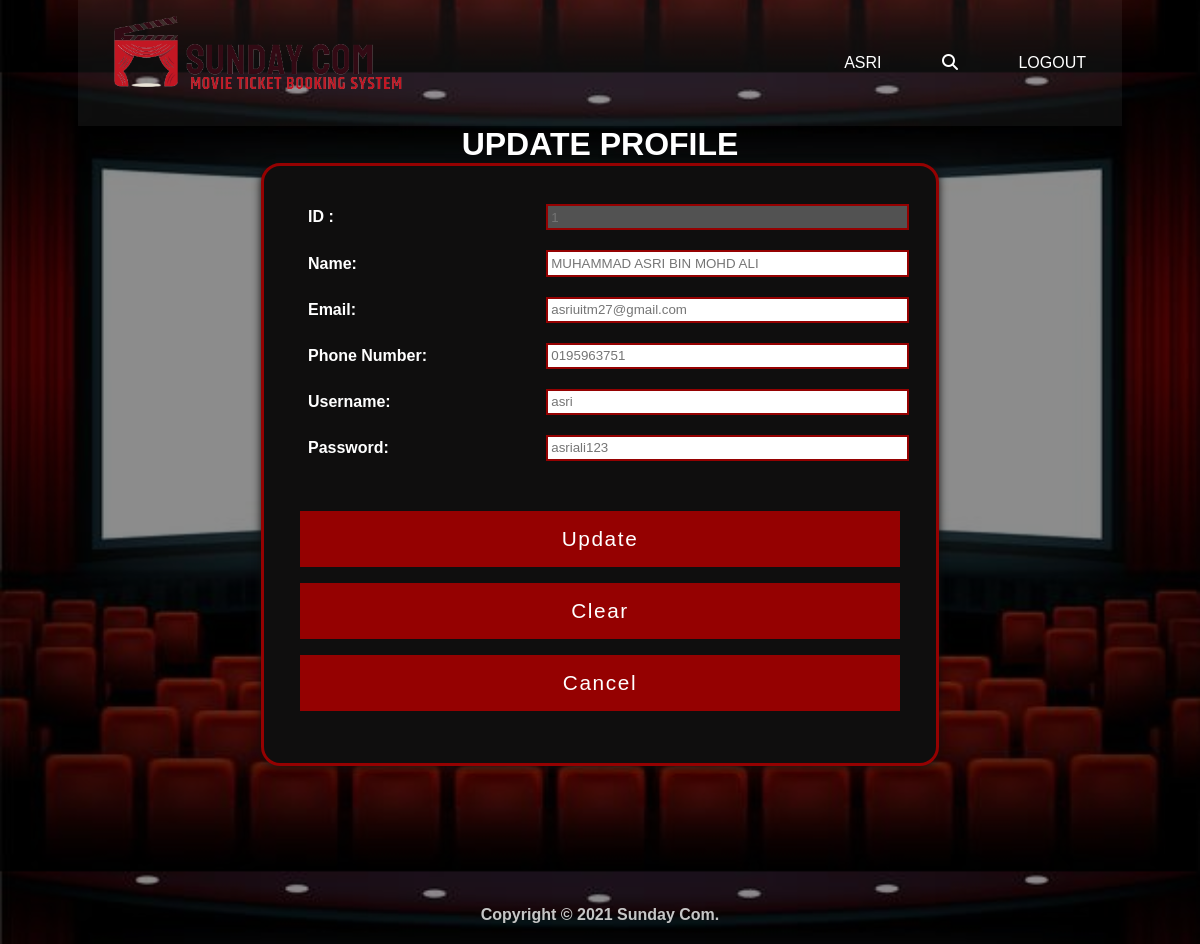
Page /profile.php (signed in) on the committed database.
### tables this page shows
CREATE TABLE `customer` (
  `cust_id` int(6) NOT NULL,
  `cust_name` varchar(50) NOT NULL,
  `cust_email` varchar(50) NOT NULL,
  `cust_phoneno` varchar(15) NOT NULL,
  `username` varchar(15) NOT NULL,
  `password` varchar(50) NOT NULL
);

### profile.php (the view, shortened to what this page needs)
<?php
include("db_connection.php");
$username = $_SESSION['username'];
$result = mysqli_query($con,"SELECT * FROM customer WHERE username='$username'");
$row= mysqli_fetch_array($result);
 ?>
<!DOCTYPE html>
<html lang="en" dir="ltr">
<link rel="stylesheet" href="https://cdnjs.cloudflare.com/ajax/libs/font-awesome/4.7.0/css/font-awesome.min.css">
  <head>
      </head>
  </head>
  <body>
    <div class="background">
      <div class="navbar">
        <a href="booking_page.php"><img src="image/logo.png" class="logo"></a>
        <ul>
              <li><a title="Username" href="profile.php"><?php echo $_SESSION['username']; ?></a></li>
              <li><a href="search-cust.php"><i class="fa fa-search"></i></a></li>
              <li><a href="logout.php">Logout</a></li>
            </ul>
      </div>
      <h1 style="text-align: center; color: #FFFFFF;">UPDATE PROFILE</h1>
      <div class=update-box>
      <form name="updateform" action="check-update.php" method="post">
          <table>
               <tr>
                  <td><b>ID :</td>
                  <td><input class="form-text" type="text" name="id" value="" placeholder="<?php echo $row['cust_id']; ?>"disabled></td>
                </tr>
                <tr>
                  <td><b>Name:</td>
                  <td><input class="form-text" type="text" name="cust_name" value="" placeholder="<?php echo $row['cust_name']; ?>"required></td>
                </tr>
                <tr>
                  <td><b>Email:</td>
                  <td><input class="form-text" type="text" name="cust_email" value="" placeholder="<?php echo $row['cust_email']; ?>"required></td>
                </tr>
                <tr>
                  <td><b>Phone Number:</td>
                  <td><input class="form-text" type="text" name="cust_phoneno" value="" placeholder="<?php echo $row['cust_phoneno']; ?>"required></td>
                </tr>
                <tr>
                  <td><b>Username:</td>
                  <td><input class="form-text" type="text" name="username" value="" placeholder="<?php echo $row['username']; ?>"required></td>
                </tr>
                <tr>
                  <td><b>Password:</td>
                  <td><input class="form-text" type="password" name="password" value="" placeholder="<?php echo $row['password']; ?>"required></td>
                </tr>
              </table>
              <button class="btnup-design" type="submit" name="action" value="update">Update </button>
              <input class="btn-design" type="reset" value="Clear">
              <input class="btn-design" type="button" value="Cancel" onClick="return cancelLogin()">
      </form>
    </div>
      <div style="
        margin-top: 10% ;
        color: #C6C6C6;
        text-align: center;
        padding: 20px;
        display: block;
        ">
        <p><b>Copyright &copy; 2021 Sunday Com.<b></p>
    </div>
  </body>
</html>

### profile.php (style rules this page uses)
* { margin: 0; padding: 0; font-family: sans-serif; }
body { background-repeat: repeat; background-image: linear-gradient(rgba(0,0,0,0.45), rgba(0,0,0,0.45)), url(image/cinema3.jpg); background-size: contain; background-position: center; }
.navbar { width: 87%; margin: auto; padding: 10px 0; display: flex; align-items: center; justify-content: space-between; background-color: rgba(255, 255, 255, .05); }
.logo { width: 300px; cursor: pointer; margin-bottom: 10px; margin-left: 30px; }
.navbar ul li { list-style: none; display: inline-block; margin: 0 20px; margin-right: 36px; position: relative; }
.navbar ul li a { text-decoration: none; color: #fff; text-transform: uppercase; }
.navbar ul li::after { content: ''; height: 3px; width: 0; background: #950101; position: absolute; left: 0; bottom: -10px; transition: 0.5s; }
.update-box { width: 600px; padding: 3%; margin: auto; box-shadow: 0px 1px 8px #0F0E0E; background: #0F0E0E; border: 3px solid #950101; font-family: "Alata"; border-radius: 1.2rem; z-index: 1; color: #FFFFFF; position: relative; margin-bottom: 50px; }
.update-box table { margin-bottom: 5%; width: 100%; }
.update-box .form-text { width: 100%; padding: 1%; border: 2px solid #950101; }
.update-box table td { padding-bottom: 3%; padding-left: 1%; }
.update-box .btn-design { display: block; width: 100%; padding: 10px; font-size: 1.3rem; text-align: center; color: #FFF; background-color: #950101; border: 6px solid #950101; transition: 0.2s; cursor: pointer; letter-spacing: 0.1rem; margin-bottom: 1rem; }
.update-box .btnup-design { display: block; width: 100%; padding: 10px; font-size: 1.3rem; text-align: center; background-color: #950101; border: 6px solid #950101; color: #FFF; transition: 0.2s; cursor: pointer; letter-spacing: 0.1rem; margin-bottom: 1rem; }

### rows in the picture
customer: id "1", cust_name "MUHAMMAD ASRI BIN MOHD ALI", cust_email "asriuitm27@gmail.com", cust_phoneno "0195963751", username "asri"

### other values in the picture
$_SESSION['username'] "ASRI"
